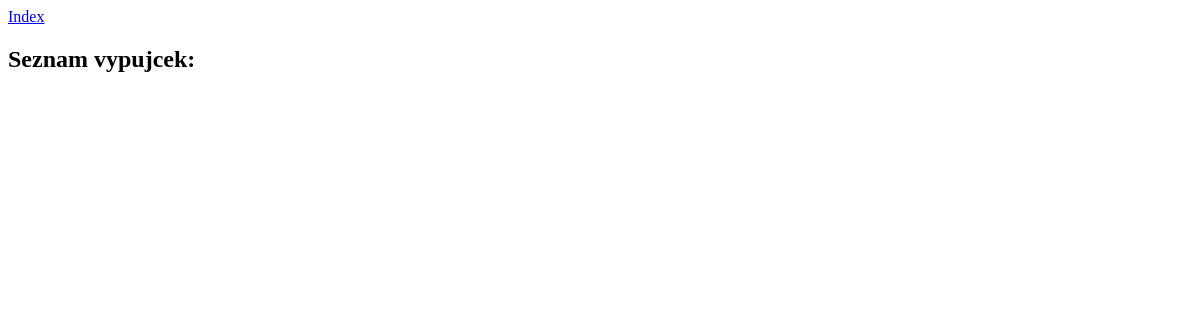
/vypujcka, run on an earlier commit of the app's database.
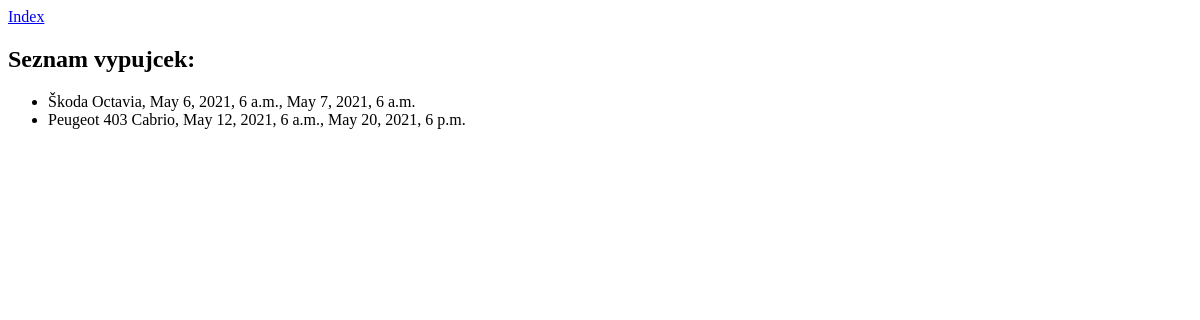
And on a later commit of the database.
### katalog/models.py (models this page shows)
class Vypujcka(models.Model):
    zacatekVypujcky = models.DateTimeField()
    konecVypujcky = models.DateTimeField()
    cenaVypujcky = models.IntegerField()
    auto = models.ForeignKey("Auto", on_delete=models.SET_NULL, null=True)

class Auto(models.Model):
    registracniZnacka = models.CharField(max_length=7)
    pocetKilometru = models.IntegerField()
    datumKontroly = models.DateField()
    znackaTypVozidla = models.CharField(max_length=1000)
    def __str__(self):
        return self.znackaTypVozidla

### katalog/views.py (the view)
# urls.py: path("vypujcka", views.VypujckaView.as_view(), name="vypujcka"),
class VypujckaView (ListView):
    template_name = "vypujcka.html"
    model = models.Vypujcka

### katalog/templates/vypujcka.html
<a href="{% url 'index' %}">Index</a>
<h2>Seznam vypujcek:</h2>
<ul>
    {% for vypujcka in object_list %}
    <li>{{vypujcka.auto}}, {{vypujcka.zacatekVypujcky}}, {{vypujcka.konecVypujcky}}</li>
    {% endfor %}
</ul>

What changed in the data, as far as the page shows it:
added Vypujcka: auto "Škoda Octavia", zacatekVypujcky "May 6, 2021, 6 a.m.", konecVypujcky "May 7, 2021, 6 a.m."
added Vypujcka: auto "Peugeot 403 Cabrio", zacatekVypujcky "May 12, 2021, 6 a.m.", konecVypujcky "May 20, 2021, 6 p.m."
